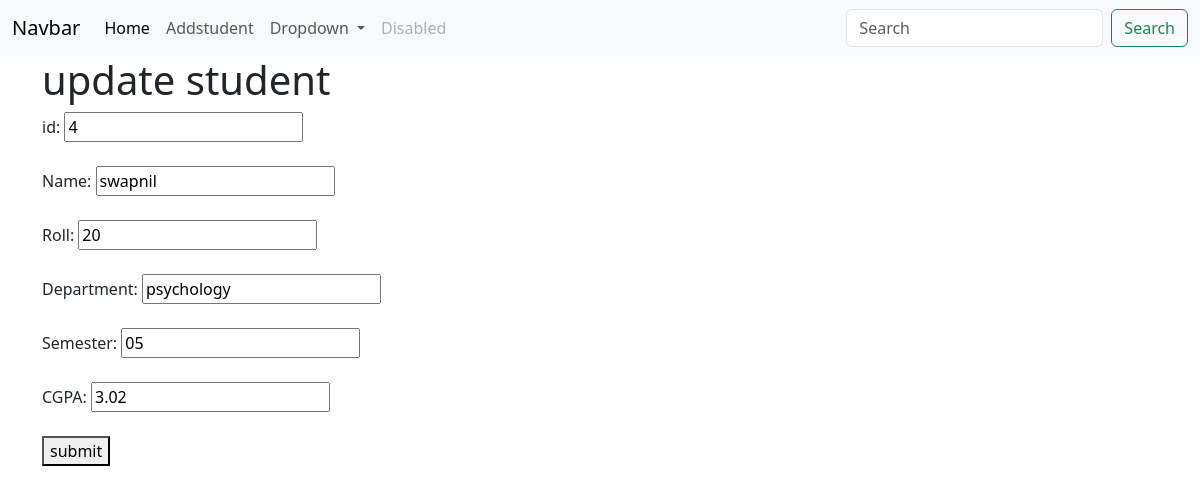
Screenshot of /studentIdCall/4 with the database file from the repository.
### myapp/models.py (models this page shows, shortened)
class student(models.Model):
    name = models.CharField(max_length=255)
    department = models.CharField(max_length=255)
    roll = models.IntegerField()
    semester = models.CharField(max_length=255, null=True)
    cgpa = models.FloatField(null=True,blank=True)

### myapp/views.py (the view)
# urls.py: path('studentIdCall/<int:id>', studentIdCall , name='studentIdCall'),
def studentIdCall(request, id ):
    students = student.objects.get(id =id)
    return render(request, 'update_student.html',{"students": students})

### templates/update_student.html (shortened to what this page needs)
{% extends 'base.html' %}
{% block content %}
    <h1>update student</h1>
    <form action="{% url 'updateStudent' %}" method="post">
        <label for="id">id:</label>
        <input type="number" id="id" value="{{students.id}}" name="id">
        <br><br>
        <label for="name">Name:</label>
        <input type="text" id="name" value="{{students.name}}" name="name">
        <br><br>
        <label for="roll">Roll:</label>
        <input type="number" id="roll" value="{{students.roll}}" name="roll" required>
        <br><br>
        <label for="department">Department:</label>
        <input type="text" id="department" value="{{students.department}}" name="department" required>
        <br><br>
        <label for="semester">Semester:</label>
        <input type="text" id="semester" value="{{students.semester}}" name="semester">
        <br><br>
        <label for="cgpa">CGPA:</label>
        <input type="number" step="0.01" id="cgpa" value="{{students.cgpa}}" name="cgpa">
        <br><br>
        <button type="submit">submit</button>
    </form>
{% endblock %}

### rows the page displays
student: id "4", name "swapnil", roll "20", department "psychology", semester "05", cgpa "3.02"
